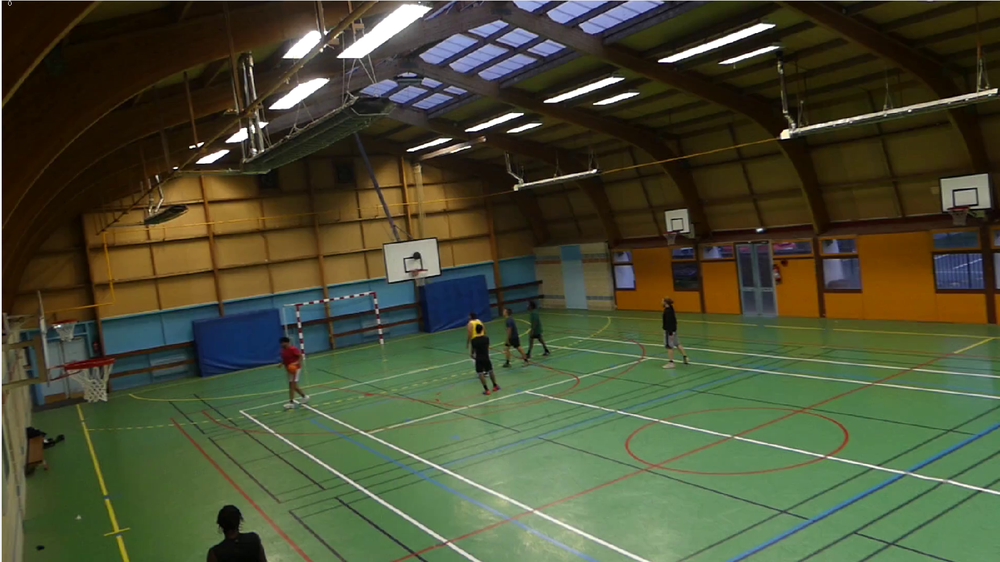
#> input picture assets/images/screenshot_gymnasium.png, 1000 x 562 px, shrunk from 1723 x 969 before the run, found by its file name
$ python color_range_picker.py
#> lines starting #> are read from the running program, lines starting #| are printed output that depends on the picture; after the words box and inside, x2 and y2 are one past the last pixel; in counts of white or black regions, pixels touching at a corner belong together
import cv2
import numpy as np
from matplotlib import pyplot as plt

def nothing(x):
    pass

def main():

    window_name='color range parameter'
    cv2.namedWindow(window_name)
    # Create a black image, a window
    im = cv2.imread('/home/anatole/Work/iris/assets/images/screenshot_gymnasium.png')
#> im is the input picture: shape (562, 1000, 3); mean B, G, R 52.1, 78, 73.3
    cb = cv2.imread('/home/anatole/Work/iris/assets/images/screenshot_gymnasium.png')
    hsv = cv2.cvtColor(im,cv2.COLOR_BGR2HSV)
#> hsv: shape (562, 1000, 3); mean H, S, V 41.3, 136.5, 87.8

    print ('lower_color = np.array([a1,a2,a3])')
    print ('upper_color = np.array([b1,b2,b3])')


    # create trackbars for color change
    cv2.createTrackbar('a1',window_name,0,255,nothing)
    cv2.createTrackbar('a2',window_name,0,255,nothing)
    cv2.createTrackbar('a3',window_name,0,255,nothing)

    cv2.createTrackbar('b1',window_name,150,255,nothing)
    cv2.createTrackbar('b2',window_name,150,255,nothing)
    cv2.createTrackbar('b3',window_name,150,255,nothing)

    while(1):
        a1 = cv2.getTrackbarPos('a1',window_name)
        a2 = cv2.getTrackbarPos('a2',window_name)
        a3 = cv2.getTrackbarPos('a3',window_name)

        b1 = cv2.getTrackbarPos('b1',window_name)
        b2 = cv2.getTrackbarPos('b2',window_name)
        b3 = cv2.getTrackbarPos('b3',window_name)

        # hsv hue sat value
        lower_color = np.array([a1,a2,a3])
        upper_color = np.array([b1,b2,b3])
        mask = cv2.inRange(hsv, lower_color, upper_color)
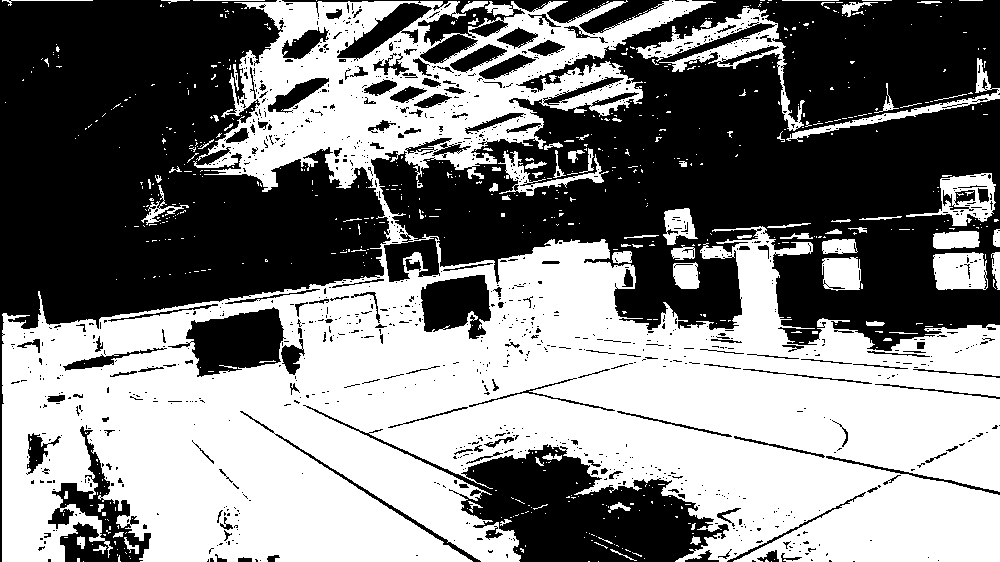
#> mask: shape (562, 1000); 50.3% white; 1223 black regions (1055 under 20 px), largest, box (x1, y1, x2, y2) and area: (371, 0, 1000, 351) 127752, (0, 0, 391, 562) 91067, (303, 405, 729, 562) 18752
        res = cv2.bitwise_and(im, im, mask = mask)
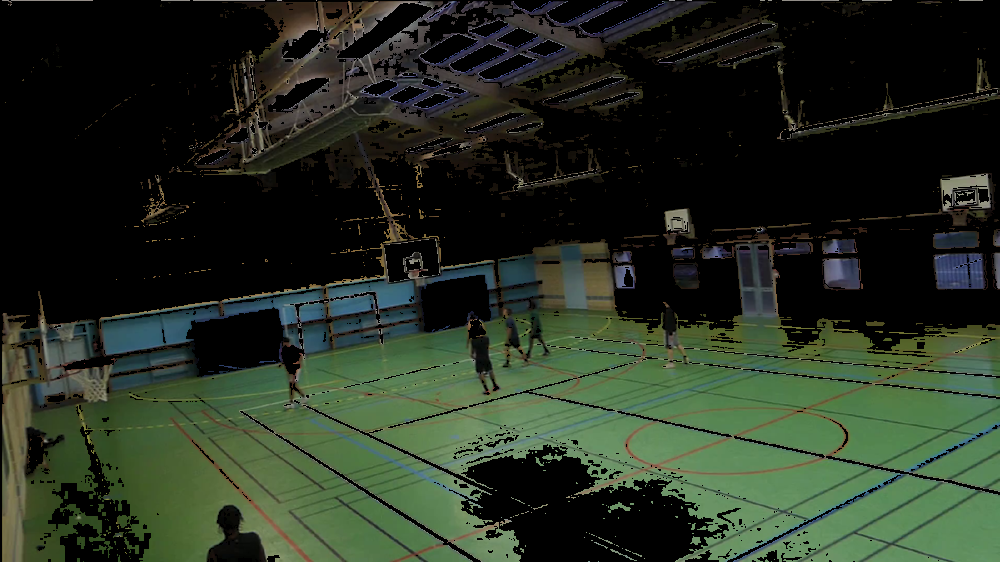
#> res: shape (562, 1000, 3); mean B, G, R 33.7, 47.6, 37.8

        # cv2.imshow('mask',mask)
        # cv2.imshow('res',res)
        # cv2.imshow('im',im)
        cv2.imshow(window_name,cb)

        k = cv2.waitKey(1) & 0xFF
#> (key Esc is pressed here)
        if k == 27:         # wait for ESC key to exit
            break
        elif k == ord('s'): # wait for 's' key to save and exit
            cv2.imwrite('Img_screen_mask.jpg',mask)
            cv2.imwrite('Img_screen_res.jpg',res)
            break


    cv2.destroyAllWindows()


#Run Main
if __name__ == "__main__" :
    main()
